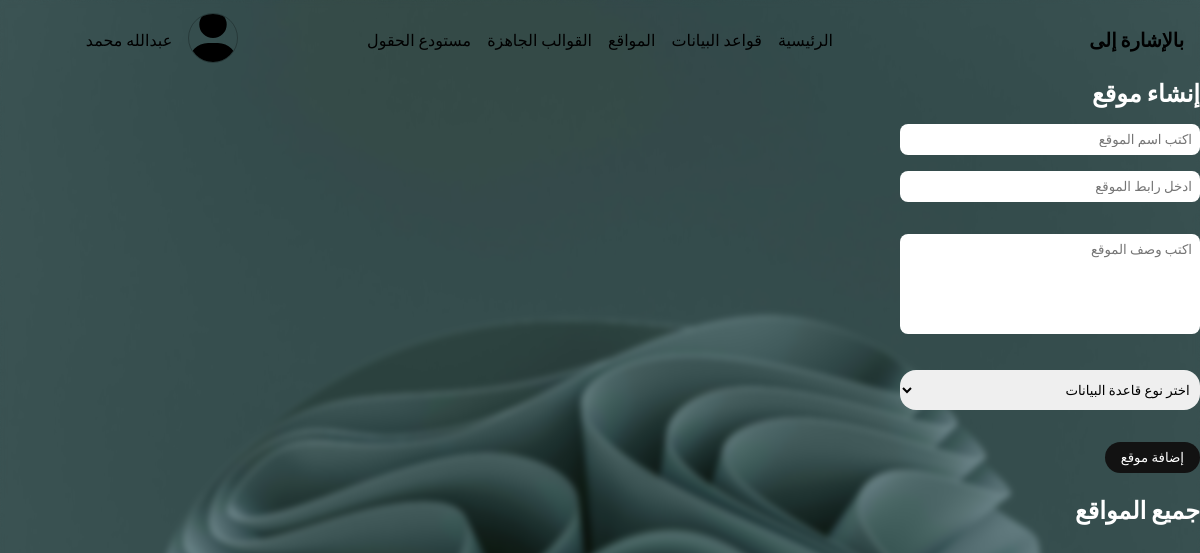
The page /v3/ on the database as committed earlier.
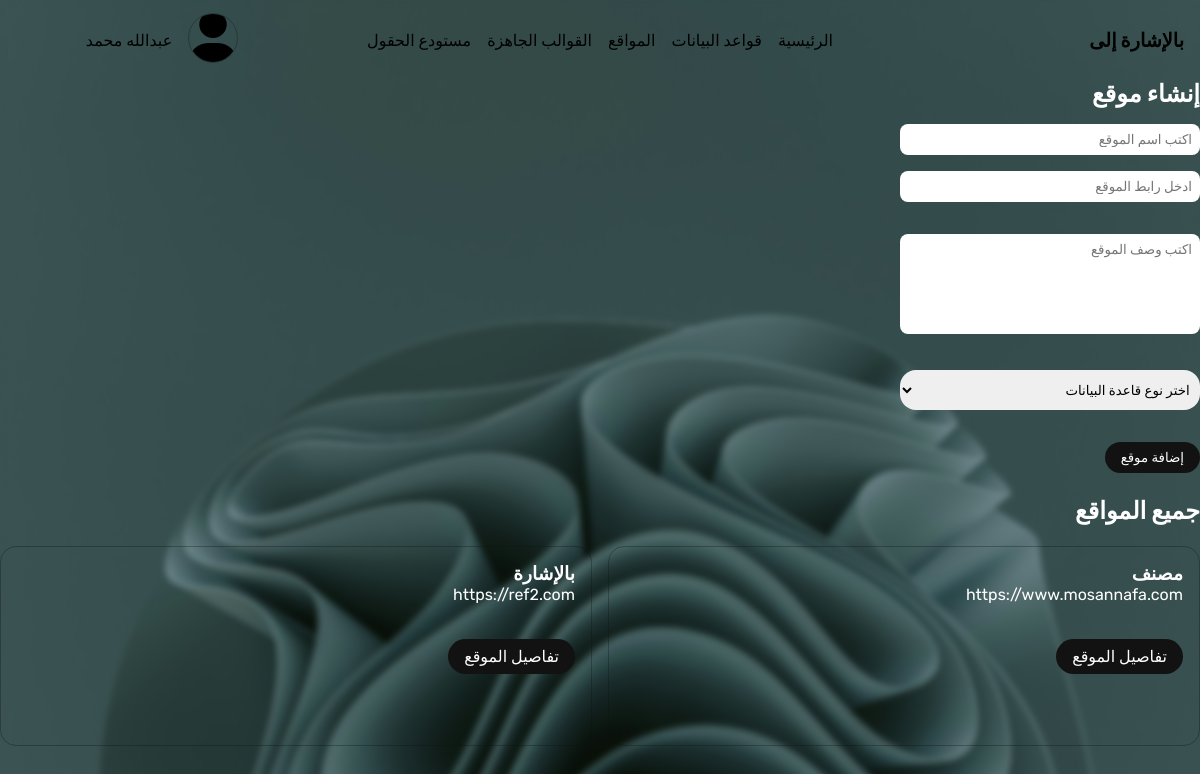
The same page on the database as committed later.
### v3/models.py (models this page shows)
class Website(models.Model):
    name = models.CharField(max_length=200)
    url = models.URLField(verbose_name="رابط الموقع")
    db_type = models.ForeignKey(DbType, related_name='websites', on_delete=models.CASCADE, null=True, blank=True)
    description = models.TextField(null=True, blank=True)
    def __str__(self):
        return self.name
    class Meta:
        db_table = ''
        managed = True
        verbose_name = 'Website'
        verbose_name_plural = 'Websites'

### v3/views.py (the view, shortened to what this page needs)
# urls.py: path('', index, name='index'),
def index(request):
    websites = Website.objects.all()
    dbtypes = DbType.objects.all()
    context = {
        'websites': websites,
        'dbtypes': dbtypes,
    }
    return render(request, 'v3/index.html', context)

### v3/templates/v3/index.html (shortened to what this page needs)
{% extends 'base.html' %}
{% load static %}
{% block stylesheets %}
<link rel="stylesheet" href="{% static 'css/old-main.css' %}">
{% endblock stylesheets %}
{% block content %}
<section>
    <div class="container">
        <h1>إنشاء موقع</h1>
        <form action="" method="post">
            <div class="field">
                <input type="text" placeholder="اكتب اسم الموقع" required name="website-name-input">
            </div>
            <div class="field">
                <input type="url" name="website-url-input" placeholder="ادخل رابط الموقع" id="" required>
            </div>
            <div class="field">
                <textarea name="description-input" id="description-input" placeholder="اكتب وصف الموقع"></textarea>
            </div>
            <div class="field">
                <select name="dbtype-input" id="dbtype-input">
                    <option value="" disabled selected>اختر نوع قاعدة البيانات</option>
                </select>
            </div>
            <button type="submit" class="btn btn-solid-dark">إضافة موقع</button>
        </form>
    </div>
</section>
<br>
<section>
    <div class="container">
        <div class="section__heading">
            <h1>جميع المواقع</h1>
        </div>
        <div class="section__content">
            <div class="grid">
                {% for website in websites %}
                    <div class="col">
                        <H3>
                            {{website}}
                        </H3>
                        <a href="{{website.url}}">
                            {{website.url}}
                        </a>
                        <br>
                        <br>
                        <a href="{% url 'v3:website-details' website.id %}" class="btn btn-solid-dark">
                            تفاصيل الموقع
                        </a>
                    </div>
                {% endfor %}
            </div>
        </div>
    </div>
</section>
{% endblock content %}

Rows that differ between the two databases and show on the page:
added Website: name "مصنف", url "https://www.mosannafa.com"
added Website: name "بالإشارة", url "https://ref2.com"
